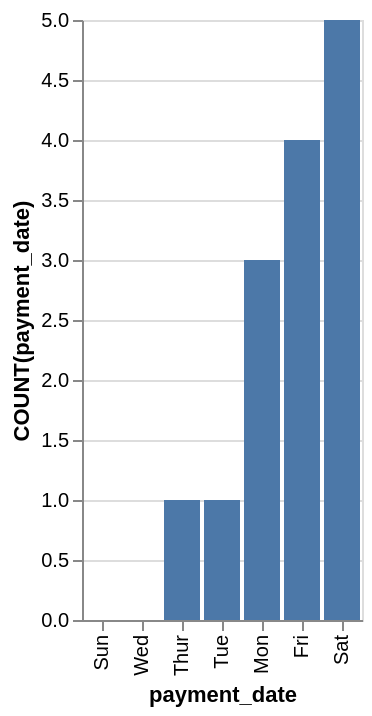

Write a Vega-Lite specification for this figure.
### Vega-Lite specification from a JSON file in a GitHub repository (floating-point values rounded to 4 significant figures)
{"data": {"values": [{"x_data": "Sun", "y_data": 0}, {"x_data": "Wed", "y_data": 0}, {"x_data": "Thur", "y_data": 1}, {"x_data": "Tue", "y_data": 1}, {"x_data": "Mon", "y_data": 3}, {"x_data": "Fri", "y_data": 4}, {"x_data": "Sat", "y_data": 5}]}, "mark": "bar", "encoding": {"x": {"field": "x_data", "type": "nominal", "title": "payment_date", "sort": {"op": "sum", "field": "y_data", "order": "ascending"}}, "y": {"field": "y_data", "type": "quantitative", "title": "COUNT(payment_date)"}}}
